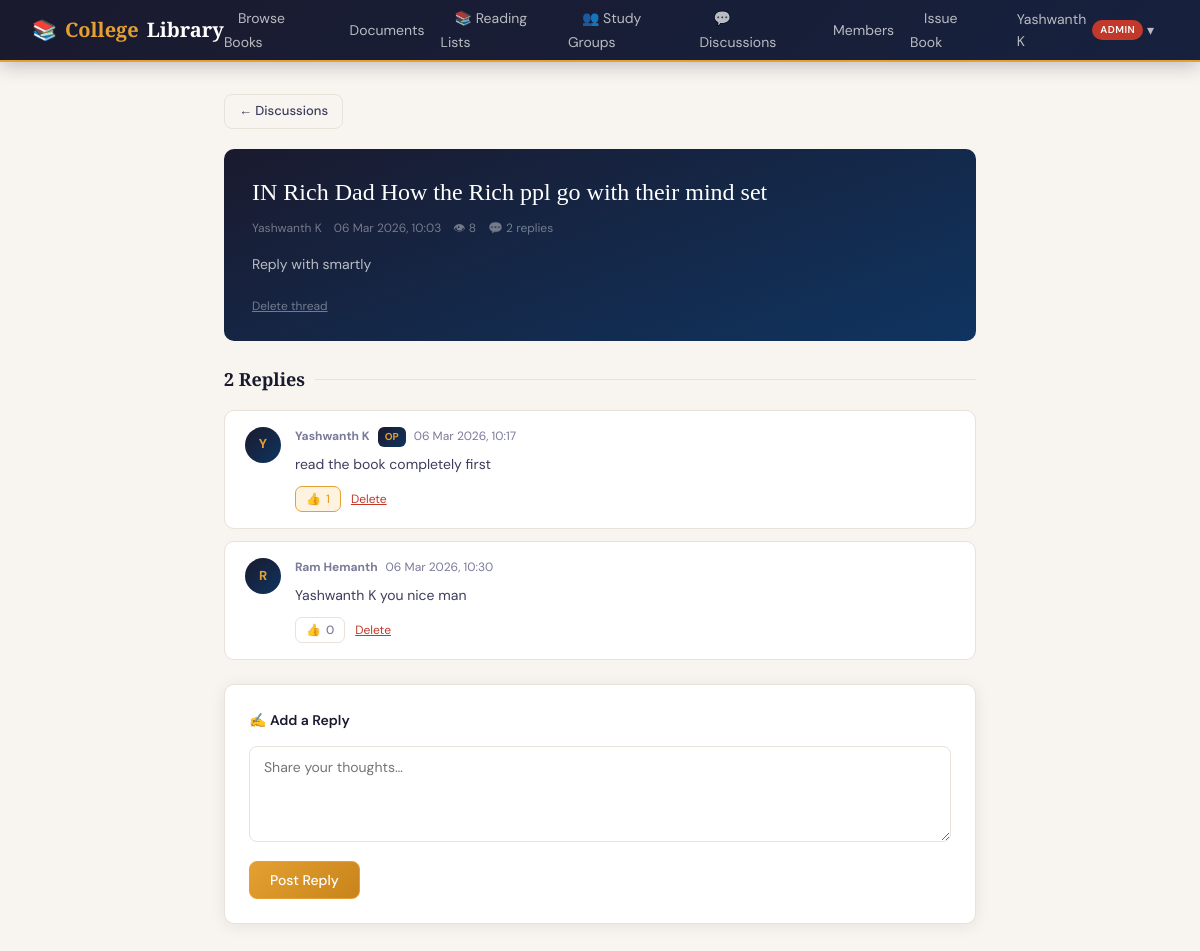
Page /social/discussions/3/ (signed in) on the committed database.
### accounts/models.py (models this page shows, shortened)
class CustomUser(AbstractUser):
    class Role(models.TextChoices):
        ADMIN = 'ADMIN', 'Admin'
        LIBRARIAN = 'LIBRARIAN', 'Librarian'
        TEACHER = 'TEACHER', 'Teacher'
        STUDENT = 'STUDENT', 'Student'
    role = models.CharField(
        max_length=20,
        choices=Role.choices,
        default=Role.STUDENT,
    )
    phone_number = models.CharField(max_length=15, blank=True)
    department = models.CharField(max_length=100, blank=True)   # e.g. "Computer Science"
    student_id = models.CharField(max_length=20, blank=True, unique=True, null=True)
    profile_picture = models.ImageField(upload_to='profiles/', blank=True, null=True)
    is_approved = models.BooleanField(default=False)            # Admin must approve new members
    date_of_joining = models.DateField(auto_now_add=True)
    @property
    def can_manage_books(self):
        return self.role in (self.Role.ADMIN, self.Role.LIBRARIAN)

### social/models.py (models this page shows, shortened)
class Discussion(models.Model):
    book      = models.ForeignKey('books.Book', on_delete=models.CASCADE,
                                   related_name='discussions', null=True, blank=True)
    document  = models.ForeignKey('books.LibraryDocument', on_delete=models.CASCADE,
                                   related_name='discussions', null=True, blank=True)
    author    = models.ForeignKey(settings.AUTH_USER_MODEL, on_delete=models.CASCADE,
                                   related_name='discussions')
    title     = models.CharField(max_length=200)
    body      = models.TextField(max_length=2000)
    created   = models.DateTimeField(auto_now_add=True)
    is_pinned = models.BooleanField(default=False)
    views     = models.PositiveIntegerField(default=0)
    class Meta:
        ordering = ['-is_pinned', '-created']
    @property
    def reply_count(self):
        return self.replies.count()

class DiscussionReply(models.Model):
    discussion = models.ForeignKey(Discussion, on_delete=models.CASCADE, related_name='replies')
    author     = models.ForeignKey(settings.AUTH_USER_MODEL, on_delete=models.CASCADE)
    body       = models.TextField()
    created    = models.DateTimeField(auto_now_add=True)
    likes      = models.ManyToManyField(settings.AUTH_USER_MODEL, blank=True, related_name='liked_replies')
    class Meta:
        ordering = ['created']
    @property
    def like_count(self):
        return self.likes.count()

### social/views.py (the view, shortened to what this page needs)
# urls.py: path('discussions/<int:pk>/',               views.discussion_detail,    name='discussion_detail'),
@login_required
@approved_required
def discussion_detail(request, pk):
    thread = get_object_or_404(Discussion, pk=pk)
    Discussion.objects.filter(pk=pk).update(views=F('views') + 1)
    thread.refresh_from_db(fields=['views'])
    replies = thread.replies.select_related('author')
    liked_reply_ids = set(
        DiscussionReply.likes.through.objects.filter(
            customuser_id=request.user.pk
        ).values_list('discussionreply_id', flat=True)
    )
    return render(request, 'social/discussion_detail.html', {
        'thread':          thread,
        'replies':         replies,
        'liked_reply_ids': liked_reply_ids,
    })

### social/templates/social/discussion_detail.html (shortened to what this page needs)
{% extends 'base.html' %}
{% block content %}
<div class="page" style="max-width:800px;">
  {% if thread.book %}
    <a href="{% url 'social:book_discussions' thread.book.pk %}" class="btn btn-outline btn-sm" style="margin-bottom:20px;">← Discussions</a>
  {% else %}
    <a href="{% url 'social:discussions' %}" class="btn btn-outline btn-sm" style="margin-bottom:20px;">← Discussions</a>
  {% endif %}
  <div class="thread-op">
    <div class="thread-op-title">{{ thread.title }}</div>
    <div class="thread-op-meta">
      <span>{{ thread.author.get_full_name|default:thread.author.username }}</span>
      <span>{{ thread.created|date:"d M Y, H:i" }}</span>
      <span>👁 {{ thread.views }}</span>
      <span>💬 {{ thread.reply_count }} repl{{ thread.reply_count|pluralize:"y,ies" }}</span>
    </div>
    <div class="thread-op-body">{{ thread.body }}</div>
    {% if thread.author == request.user or request.user.can_manage_books %}
    <div style="margin-top:16px;">
      <a href="{% url 'social:delete_discussion' thread.pk %}" style="color:rgba(255,255,255,0.4);font-size:12px;" onclick="return confirm('Delete this discussion?')">Delete thread</a>
    </div>
    {% endif %}
  </div>
  <div class="section-title" style="margin-bottom:16px;">{{ thread.reply_count }} Repl{{ thread.reply_count|pluralize:"y,ies" }}</div>
  {% for reply in replies %}
  <div class="reply-card">
    <div class="reply-avatar">{{ reply.author.first_name.0|default:reply.author.username.0|upper }}</div>
    <div style="flex:1;min-width:0;">
      <div class="reply-meta">
        <strong>{{ reply.author.get_full_name|default:reply.author.username }}</strong>
        {% if reply.author == thread.author %}<span class="op-badge">OP</span>{% endif %}
        <span>{{ reply.created|date:"d M Y, H:i" }}</span>
      </div>
      <div class="reply-body-text">{{ reply.body }}</div>
      <div class="reply-footer">
        <button class="like-btn {% if request.user in reply.likes.all %}liked{% endif %}"
          onclick="likeReply({{ reply.pk }}, this)">
          👍 <span class="lc">{{ reply.like_count }}</span>
        </button>
        {% if reply.author == request.user or request.user.can_manage_books %}
          <a href="{% url 'social:delete_reply' reply.pk %}" style="color:var(--danger);font-size:12px;" onclick="return confirm('Delete reply?')">Delete</a>
        {% endif %}
      </div>
    </div>
  </div>
  {% empty %}
  <div style="text-align:center;padding:24px;color:var(--ink3);font-size:14px;">No replies yet — be the first to respond!</div>
  {% endfor %}
  <div class="card" style="margin-top:24px;">
    <div class="card-body">
      <div style="font-weight:600;font-size:14px;margin-bottom:14px;">✍️ Add a Reply</div>
      <form method="post">
        <div class="form-group" style="margin-bottom:12px;">
          <textarea name="body" rows="4" placeholder="Share your thoughts…" maxlength="1000" required></textarea>
        </div>
        <button type="submit" class="btn btn-gold">Post Reply</button>
      </form>
    </div>
  </div>
</div>
{% endblock %}

### templates/base.html (shortened to what this page needs)
<!DOCTYPE html>
<html lang="en">
<head>
</head>
<body>
{% if user.is_authenticated %}
<nav class="navbar">
  <a class="nav-brand" href="{% url 'accounts:dashboard' %}">📚 <span>College</span> Library</a>
  <ul class="nav-links">
    <li><a href="{% url 'books:book_list' %}">Browse Books</a></li>
    <li><a href="{% url 'books:document_list' %}">Documents</a></li>
    <li><a href="{% url 'social:reading_lists' %}">📚 Reading Lists</a></li>
    <li><a href="{% url 'social:study_rooms' %}">👥 Study Groups</a></li>
    <li><a href="{% url 'social:discussions' %}">💬 Discussions</a></li>
    {% if user.can_manage_books %}
      <li><a href="{% url 'accounts:manage_users' %}">Members</a></li>
      <li><a href="{% url 'accounts:issue_book' %}">Issue Book</a></li>
    {% else %}
      <li><a href="{% url 'accounts:my_borrows' %}">My Books</a></li>
    {% endif %}
    <li class="nav-dropdown">
      <a href="#" class="nav-dropdown-toggle">
        {{ user.get_full_name|default:user.username }}
        <span class="nav-role-badge role-{{ user.role|lower }}">{{ user.get_role_display }}</span>
        &nbsp;▾
      </a>
    </li>
  </ul>
</nav>
{% endif %}
{% block content %}{% endblock %}
</body>
</html>

### templates/base.html (style rules this page uses)
:root { --navy: #1a1a2e; --navy-mid: #16213e; --navy-deep: #0f3460; --gold: #e5a032; --gold-dk: #c8841a; --gold-lt: #fdf3e0; --gold-bd: #f0d79a; --cream: #f8f5f0; --paper: #f2ede6; --border: #e8e2d9; --ink: #1a1a2e; --ink2: #3d3d5c; --ink3: #7a7a9a; --white: #ffffff; --danger: #c0392b; --success: #1a7a4a; --warn: #b5832a; --info: #0d6e6e; --radius: 10px; --shadow: 0 2px 16px rgba(26,26,46,0.08); --shadow-lg: 0 8px 40px rgba(26,26,46,0.16); }
*, *::before, *::after { box-sizing: border-box; margin: 0; padding: 0; }
body { font-family: 'DM Sans', sans-serif; background: var(--cream); color: var(--ink); min-height: 100vh; font-size: 15px; line-height: 1.6; }
.navbar { background: linear-gradient(135deg, var(--navy) 0%, var(--navy-mid) 100%); padding: 0 32px; height: 62px; display: flex; align-items: center; justify-content: space-between; position: sticky; top: 0; z-index: 200; border-bottom: 2px solid var(--gold); box-shadow: 0 2px 20px rgba(26,26,46,0.3); }
.nav-brand { font-family: 'Playfair Display', serif; font-size: 20px; font-weight: 700; color: #fff; text-decoration: none; display: flex; align-items: center; gap: 8px; }
.nav-brand span { color: var(--gold); }
.nav-links { display: flex; align-items: center; gap: 2px; list-style: none; }
.nav-links a { color: rgba(255,255,255,0.7); text-decoration: none; font-size: 14px; font-weight: 400; padding: 7px 14px; border-radius: 8px; transition: all 0.2s; }
.nav-role-badge { font-size: 10px; font-weight: 600; padding: 2px 8px; border-radius: 20px; margin-left: 6px; text-transform: uppercase; letter-spacing: 0.5px; }
.role-admin { background: #c0392b; color: #fff; }
.nav-dropdown { position: relative; }
.nav-dropdown-toggle { cursor: pointer; display: flex; align-items: center; }
.page { padding: 32px 24px; max-width: 1160px; margin: 0 auto; }
.card { background: #fff; border: 1px solid var(--border); border-radius: var(--radius); box-shadow: var(--shadow); }
.card-body { padding: 24px; }
.btn { display: inline-flex; align-items: center; gap: 6px; padding: 9px 20px; border-radius: 8px; font-family: 'DM Sans', sans-serif; font-size: 14px; font-weight: 500; cursor: pointer; border: 1.5px solid transparent; text-decoration: none; transition: all 0.18s; white-space: nowrap; }
.btn-gold { background: linear-gradient(135deg, var(--gold), var(--gold-dk)); color: #fff; border-color: var(--gold); }
.btn-outline { background: transparent; color: var(--ink2); border-color: var(--border); }
.btn-sm { padding: 6px 14px; font-size: 13px; }
.form-group { margin-bottom: 16px; }
input, select, textarea { width: 100%; padding: 11px 14px; border: 1.5px solid var(--border); border-radius: 8px; background: #fff; font-family: 'DM Sans', sans-serif; font-size: 14px; color: var(--ink); transition: border-color 0.2s, box-shadow 0.2s; outline: none; }
.section-title { font-family: 'Playfair Display', serif; font-size: 18px; font-weight: 600; color: var(--ink); margin-bottom: 14px; display: flex; align-items: center; gap: 10px; }
.section-title::after { content:''; flex:1; height:1px; background:var(--border); }

### rows in the picture
CustomUser: get_full_name "Yashwanth K", role "ADMIN"
Discussion: title "IN Rich Dad How the Rich ppl go with their mind set", author.get_full_name "Yashwanth K", created "06 Mar 2026, 10:03", views "8", reply_count "2", body "Reply with smartly"
DiscussionReply: author.first_name.0 "Y", author.get_full_name "Yashwanth K", shows "OP", created "06 Mar 2026, 10:17", body "read the book completely first", like_count "1", shows "Delete"
DiscussionReply: author.first_name.0 "R", author.get_full_name "Ram Hemanth", created "06 Mar 2026, 10:30", body "Yashwanth K you nice man", like_count "0", shows "Delete"
